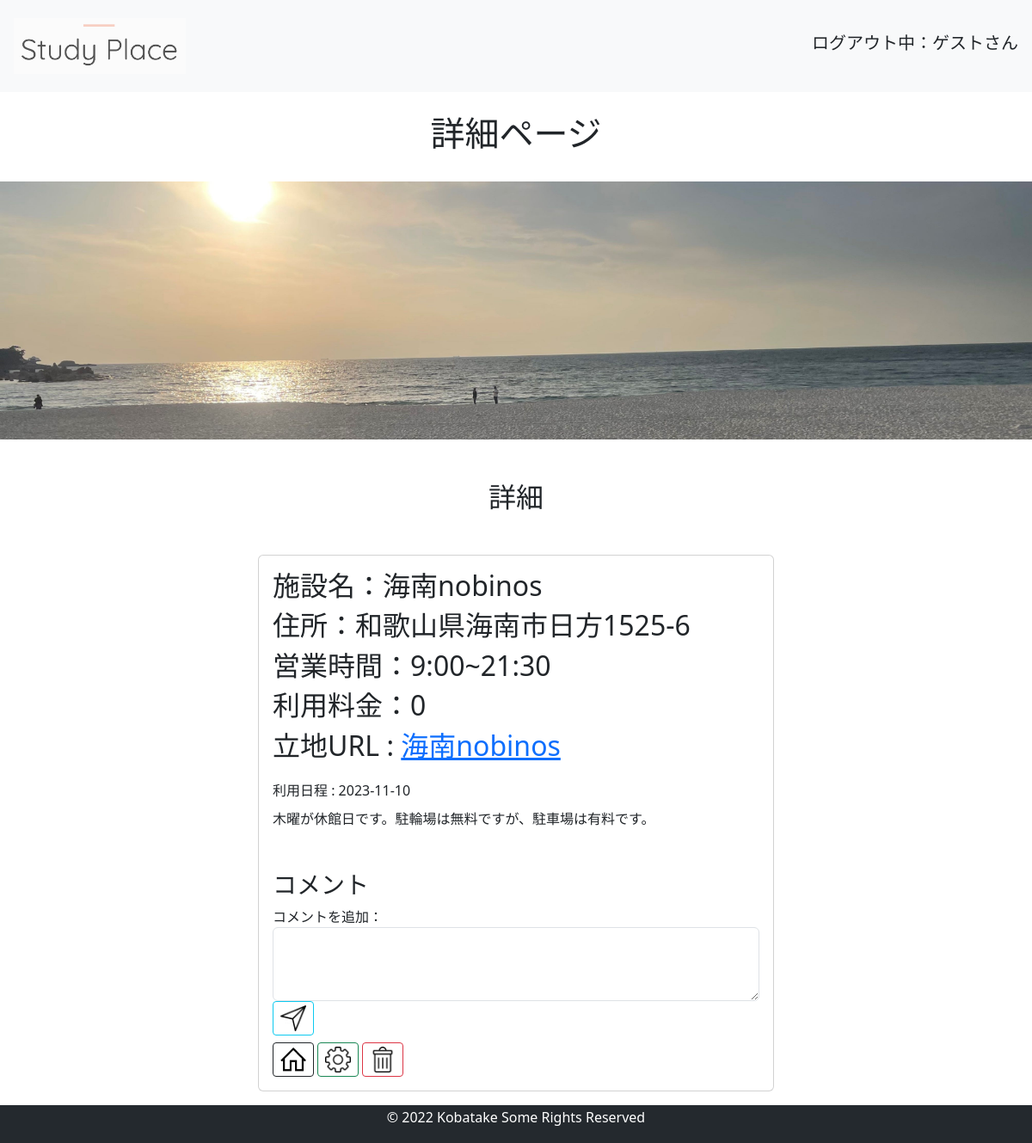
The page /detail/4 on the database its author committed.
### app.py (models this page shows)
class Post(db.Model):
    id = db.Column(db.Integer, primary_key=True)
    title = db.Column(db.String(30), nullable=False)
    detail = db.Column(db.String(200))
    due = db.Column(db.DateTime, nullable=False)
    place = db.Column(db.String(50), nullable=False)
    time = db.Column(db.String(30), nullable=False)
    money = db.Column(db.String(30), nullable=False)
    user_id = db.Column(db.Integer, db.ForeignKey('user.id'), nullable=False)  # 外部キー：ユーザー情報
    comments = db.relationship('Comment', backref='post', lazy=True, cascade='all, delete-orphan')
    @property
    def place_map_link(self):
        return f"https://www.google.com/maps/place/{quote(self.title)}"

### app.py (the view)
@app.route('/detail/<int:id>',methods=['GET', 'POST'])
def read(id):
    post = Post.query.get(id)
    if request.method == 'POST':
        comment_text = request.form.get('comment_text')
        new_comment = Comment(text=comment_text, post_id=post.id)
        db.session.add(new_comment)
        db.session.commit()
    comments = Comment.query.filter_by(post_id=id).order_by(Comment.created_at.desc()).all()
    return render_template('detail.html', post=post, comments=comments)

### templates/detail.html (shortened to what this page needs)
{%extends 'base.html' %}
{% block body %}
<br>
<h1><div style="text-align: center;">詳細ページ</dvi></h1>
<br>
<img src="/static/img/summer.jpg" style="width:100%">
<h2 class="m-5" style="text-align: center;">詳細</h2>
<div class="card w-50 mb-3" style="margin: auto">
    <div class="card-body">
        <h2 class="card-title">施設名：{{ post.title }}</h2>
        <h2 class="card-title">住所：{{ post.place }}</h2>
        <h2 class="card-title">営業時間：{{ post.time }}</h2>
        <h2 class="card-title">利用料金：{{ post.money }}</h2>
        <h2 class="card-title">立地URL : <a href="{{ post.place_map_link }}" target="_blank">{{ post.title }}</a></h2>
        <h2><span class="ml-3" style="font-size: 0.5em">利用日程 : {{ post.due.date() }}</span></h2>
        <p>{{ post.detail }}</p>
        <h3 class="mt-5">コメント</h3>
        <form method="post" action="/detail/{{ post.id }}">
          <div class="form-group">
              <label for="comment_text">コメントを追加：</label>
              <textarea class="form-control" id="comment_text" name="comment_text" rows="3" required></textarea>
          </div>
          <button type="submit" class="btn btn-outline-info btn-sm" ><img src="/static/img/comment.png" style="max-width: 30px; max-height: 30px;"></button>
        </form>
        <div class="pt-2">
          <a class="btn btn-outline-dark btn-sm" href="/" role="button"><img src="/static/img/home.png" style="max-width: 30px; max-height: 30px;"></a>
          <a class="btn btn-outline-success btn-sm" href="/update/{{ post.id }}" role="button"><img src="/static/img/update.png" style="max-width: 30px; max-height: 30px;"></a>
          <a class="btn btn-outline-danger btn-sm" href="/delete/{{ post.id }}" role="button"><img src="/static/img/delite.png" style="max-width: 30px; max-height: 30px;"></a>
        </div>
    </div>
  </div>
{% endblock %}

### rows shown on the page
Post: title "海南nobinos", place "和歌山県海南市日方1525-6", time "9:00~21:30", money "0", due "2023-11-10", detail "木曜が休館日です。駐輪場は無料ですが、駐車場は有料です。"
